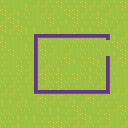

Tiled map render using the project's own tile images. Description and the whole map definition, tile-layer contents included, below:
An orthogonal 16x16 tile map with 8x8 px tiles, 2 tile layers (Tile Layer 1, Tile Layer 3), 1 hidden layer not drawn, 2 tilesets.

<map version="1.0" tiledversion="1.1.5" orientation="orthogonal" renderorder="right-down" width="16" height="16" tilewidth="8" tileheight="8" infinite="0" nextobjectid="1">
 <tileset firstgid="1" name="spritesheet" tilewidth="8" tileheight="8" tilecount="15" columns="15">
  <image source="../sprites/spritesheet.png" trans="000000" width="120" height="8" />
 </tileset>
 <tileset firstgid="16" name="spritesheet" tilewidth="8" tileheight="8" tilecount="14" columns="14">
  <image source="../../sprites/spritesheet.png" trans="000000" width="112" height="8" />
 </tileset>
 <layer name="Tile Layer 1" width="16" height="16">
  <data encoding="csv">
4,5,5,6,3,3,4,1,4,4,1,3,3,2,4,1,
1,3,6,2,5,3,3,5,1,1,3,4,6,3,5,4,
3,1,6,4,5,2,1,4,6,1,4,4,1,6,2,4,
1,3,1,6,6,5,4,6,5,2,6,6,4,2,3,5,
6,4,2,4,3,1,5,1,5,1,3,3,2,4,6,3,
1,5,5,6,3,2,4,5,2,2,2,2,5,2,1,2,
4,1,5,2,6,1,3,5,3,5,2,5,2,5,6,1,
4,5,2,4,5,2,5,2,1,6,4,1,6,5,3,1,
4,5,1,3,5,3,2,6,5,5,2,6,2,1,5,4,
4,4,2,3,3,1,2,1,4,1,2,6,2,4,4,5,
2,3,4,4,1,3,2,1,2,4,5,2,3,1,5,5,
3,3,4,5,6,6,1,1,4,6,4,5,2,4,3,3,
6,6,3,6,3,1,3,4,3,6,3,1,3,4,4,5,
4,5,2,2,5,2,6,6,4,1,2,5,4,4,3,1,
2,2,6,6,6,4,4,6,4,3,1,6,4,1,5,2,
2,4,6,5,4,4,1,1,2,3,3,2,4,3,5,3
</data>
 </layer>
 <layer name="Tile Layer 2" width="16" height="16" visible="0">
  <data encoding="csv">
0,0,0,0,0,0,0,0,0,0,0,0,0,0,0,0,
0,0,0,0,0,0,0,0,0,0,0,0,0,0,0,0,
0,0,0,0,0,0,0,9,8,8,9,0,8,7,0,0,
0,0,0,0,0,0,0,9,0,0,0,9,7,7,0,0,
0,0,0,0,0,9,9,7,9,8,7,7,9,9,0,0,
0,0,0,0,0,9,8,9,0,0,7,9,0,9,0,0,
0,0,0,0,7,7,0,0,0,8,9,7,7,7,0,0,
0,0,0,0,7,8,8,0,0,8,7,7,8,9,0,0,
0,0,0,0,8,0,0,8,9,9,0,7,9,7,0,0,
0,0,0,0,9,0,0,0,7,8,7,8,0,0,0,0,
0,0,0,0,9,0,7,7,8,7,0,0,8,0,0,0,
0,0,0,0,8,7,9,7,0,0,0,0,8,0,0,0,
0,0,0,0,0,9,7,0,0,0,0,7,9,0,0,0,
0,0,0,0,0,0,9,0,0,0,0,9,0,0,0,0,
0,0,0,0,0,0,7,9,7,9,8,8,0,0,0,0,
0,0,0,0,0,0,0,0,0,0,0,0,0,0,0,0
</data>
 </layer>
 <layer name="Tile Layer 3" width="16" height="16">
  <properties>
   <property name="collisionLayer" type="bool" value="true" />
  </properties>
  <data encoding="csv">
0,0,0,0,0,0,0,0,0,0,0,0,0,0,0,0,
0,0,0,0,0,0,0,0,0,0,0,0,0,0,0,0,
0,0,0,0,0,0,0,0,0,0,0,0,0,0,0,0,
0,0,0,0,0,0,0,0,0,0,0,0,0,0,0,0,
0,0,0,0,11,12,12,12,12,12,12,12,12,13,0,0,
0,0,0,0,10,0,0,0,0,0,0,0,0,0,0,0,
0,0,0,0,10,0,0,0,0,0,0,0,0,0,0,0,
0,0,0,0,10,0,0,0,0,0,0,0,0,10,0,0,
0,0,0,0,10,0,0,0,0,0,0,0,0,10,0,0,
0,0,0,0,10,0,0,0,0,0,0,0,0,10,0,0,
0,0,0,0,10,0,0,0,0,0,0,0,0,10,0,0,
0,0,0,0,14,12,12,12,12,12,12,12,12,15,0,0,
0,0,0,0,0,0,0,0,0,0,0,0,0,0,0,0,
0,0,0,0,0,0,0,0,0,0,0,0,0,0,0,0,
0,0,0,0,0,0,0,0,0,0,0,0,0,0,0,0,
0,0,0,0,0,0,0,0,0,0,0,0,0,0,0,0
</data>
 </layer>
</map>